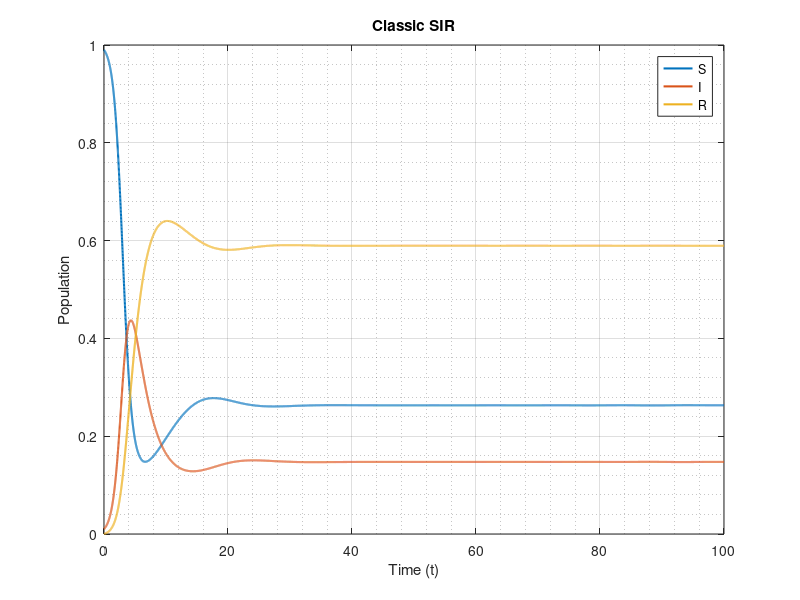
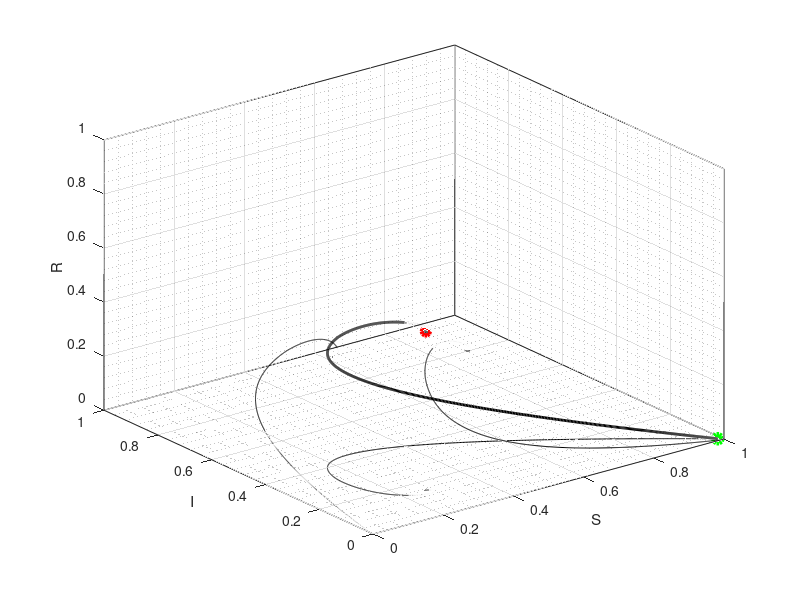

These figures' MATLAB source, in order:
%% Lotka_Volterra

close all; clear; clc

% Discretize time: 
N = 1e4;
t_0 = 0;
t_end = 100;
t = linspace(t_0,t_end,N);

% Initial condition
S0 = .99;
I0 = .01;
R0 = 0;

U0 = [S0; I0; R0];

% Parameters
alpha = .1;
beta  = 1.9;
gamma = .4;
mu    = .1;


% Right hand side:
dUdt = @(t, U)[alpha - beta*U(1).*U(2) - mu*U(1);
               beta*U(1).*U(2) - gamma*U(2) - mu*U(2);
               gamma*U(2) - mu*U(3)];

% Numerically solve the IVP
[t,U] = ode45(dUdt, t, U0);

S = U(:,1);
I = U(:,2);
R = U(:,3);

%Plot
figure(1);
plot(t, S, 'LineWidth', 1.5); hold on;
plot(t, I, 'LineWidth', 1.5);
plot(t, R, 'LineWidth', 1.5);
title('Classic SIR');
xlabel('Time (t)');
ylabel('Population');
legend('S', 'I', 'R');
grid on;
grid minor;
    


%Phase Plane
N_mesh = 8;
vec = linspace(0,1,N_mesh);

[Sm,Im,Rm] = meshgrid(vec,vec,vec);

Fs = @(S,I,R) alpha - beta*S.*I - mu*S;
Fi = @(S,I,R) beta*S.*I - gamma*I - mu*I;
Fr = @(S,I,R) gamma*I - mu*R;

figure(2)
% quiver3(Sm,Im,Rm,Fs(Sm,Im,Rm),Fi(Sm,Im,Rm),Fr(Sm,Im,Rm));
% hold on;
plot3(S,I,R, 'k-', 'LineWidth', 2); hold on;
plot3(S0,I0,R0, 'go','LineWidth', 4)
plot3(S(end),I(end),R(end), 'ro', 'LineWidth',3)
plot3(zeros(size(t)),I,R,'k-','linewidth',.5)
plot3(S,zeros(size(t)),R,'k-','linewidth',.5)
plot3(S,I,zeros(size(t)),'k-','linewidth',.5)
xlabel('S');
ylabel('I');
zlabel('R');
xlim([0 1]);
ylim([0 1]);
zlim([0 1]);
box on
grid on;
grid minor;
